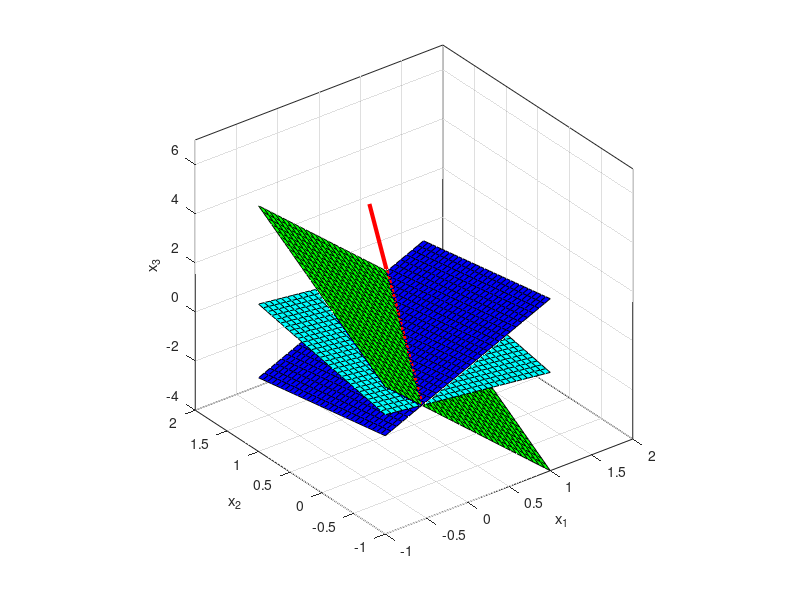

MATLAB code to generate this figure:
%%
%A
A=[-3 1 2; 3 -2 1; -1 5 1]; B=[2;1;1];

l1=@(x1,x2)(B(1)-A(1,1)*x1-A(1,2)*x2)/A(1,3);
l2=@(x1,x2)(B(2)-A(2,1)*x1-A(2,2)*x2)/A(2,3);
l3=@(x1,x2)(B(3)-A(3,1)*x1-A(3,2)*x2)/A(3,3);
x1=linspace(-1,1,30); x2=linspace(-1,1,30);
[X1,X2]=meshgrid(x1,x2);
surf(X1,X2,l1(X1,X2),'facecolor','b'), hold on
surf(X1,X2,l2(X1,X2),'facecolor','g')
surf(X1,X2,l3(X1,X2),'facecolor','cyan')
xlabel('x_1'), ylabel('x_2'), zlabel('x_3')
axis([-1 2 -1 2 -4 7]), axis vis3d, grid on, box on

R=rref([A B])
x=[0;0;1];
plot3(x(1),x(2),x(3),'ro','markersize',5,'linewidth',4)
xlabel('x_1'), ylabel('x_2'), zlabel('x_3')
axis([-1 1 -1 1 -4 7]), axis vis3d, grid on, box on, hold off



%%
%B
A = [-3 1 2; 3 -2 1; 3 -4 7];
B = [2;1;1];

l1=@(x1,x2)(B(1)-A(1,1)*x1-A(1,2)*x2)/A(1,3);
l2=@(x1,x2)(B(2)-A(2,1)*x1-A(2,2)*x2)/A(2,3);
l3=@(x1,x2)(B(3)-A(3,1)*x1-A(3,2)*x2)/A(3,3);
x1=linspace(-1,1,30); x2=linspace(-1,1,30);
[X1,X2]=meshgrid(x1,x2);
surf(X1,X2,l1(X1,X2),'facecolor','b'), hold on
surf(X1,X2,l2(X1,X2),'facecolor','g')
surf(X1,X2,l3(X1,X2),'facecolor','cyan')
xlabel('x_1'), ylabel('x_2'), zlabel('x_3')
axis([-1 2 -1 2 -4 7]), axis vis3d, grid on, box on

%inga lösningar
R=rref([A B])
xt=@(t)[1.6667*t;3*t;t]
P=[xt(0) xt(2)];
plot3(P(1,:),P(2,:),P(3,:),'r','linewidth',3), hold off

%%
A = [-3 1 2; 3 -2 1; 3 -4 7];
B = [2;1;7];
plot3(x(1),x(2),x(3),'ro','markersize',5,'linewidth',4)
xlabel('x_1'), ylabel('x_2'), zlabel('x_3')
axis([-1 1 -1 1 -4 7]), axis vis3d, grid on, box on, hold off
l1=@(x1,x2)(B(1)-A(1,1)*x1-A(1,2)*x2)/A(1,3);
l2=@(x1,x2)(B(2)-A(2,1)*x1-A(2,2)*x2)/A(2,3);
l3=@(x1,x2)(B(3)-A(3,1)*x1-A(3,2)*x2)/A(3,3);
x1=linspace(-1,1,30); x2=linspace(-1,1,30);
[X1,X2]=meshgrid(x1,x2);
surf(X1,X2,l1(X1,X2),'facecolor','b'), hold on
surf(X1,X2,l2(X1,X2),'facecolor','g')
surf(X1,X2,l3(X1,X2),'facecolor','cyan')
xlabel('x_1'), ylabel('x_2'), zlabel('x_3')
axis([-1 2 -1 2 -4 7]), axis vis3d, grid on, box on

R=rref([A B])
xt=@(t)[-1.6667+1.6667*t;-3+3*t;t]
P=[xt(0) xt(2)];
plot3(P(1,:),P(2,:),P(3,:),'r','linewidth',3), hold off
